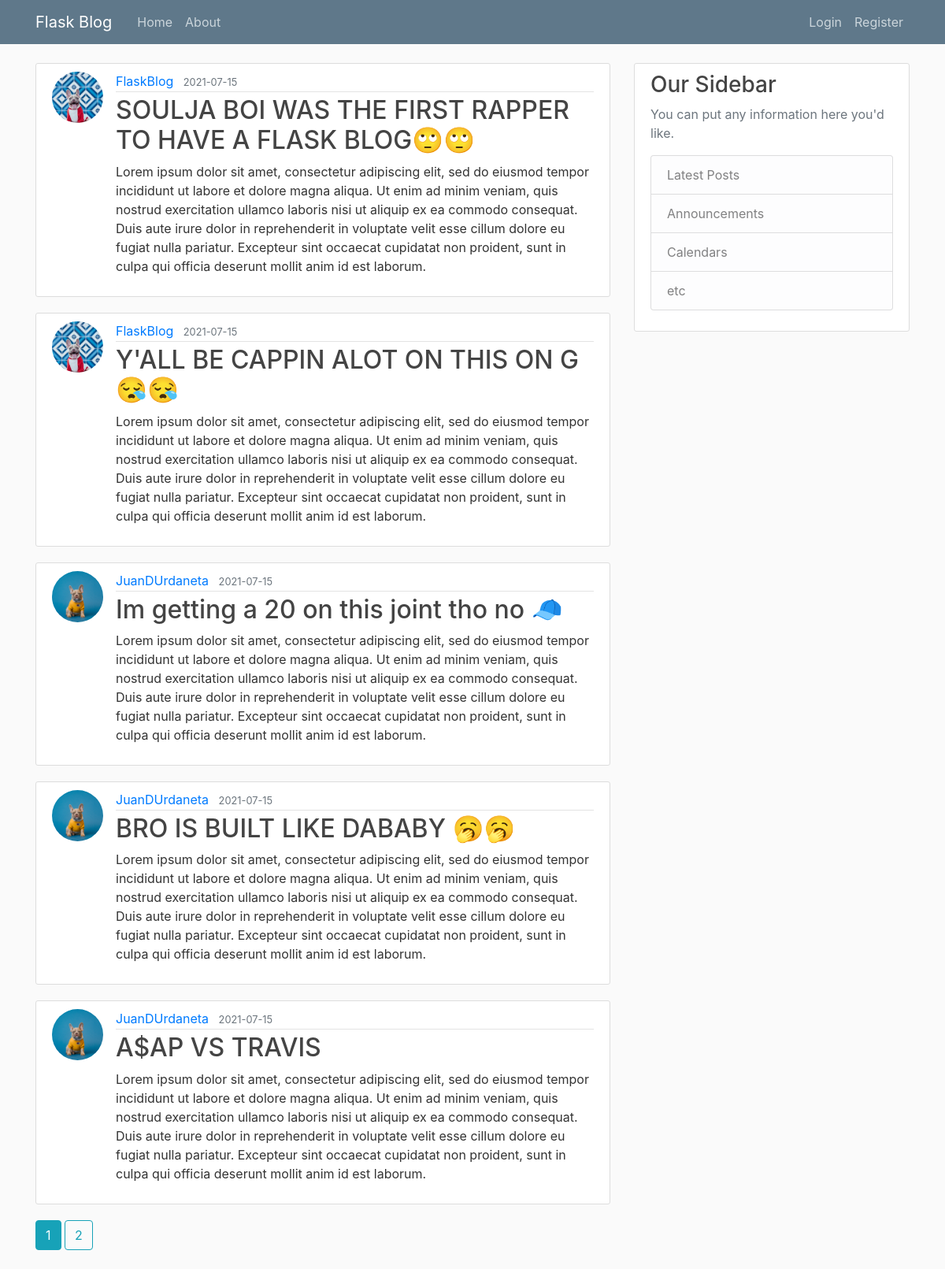
Page /home on the earlier database version.
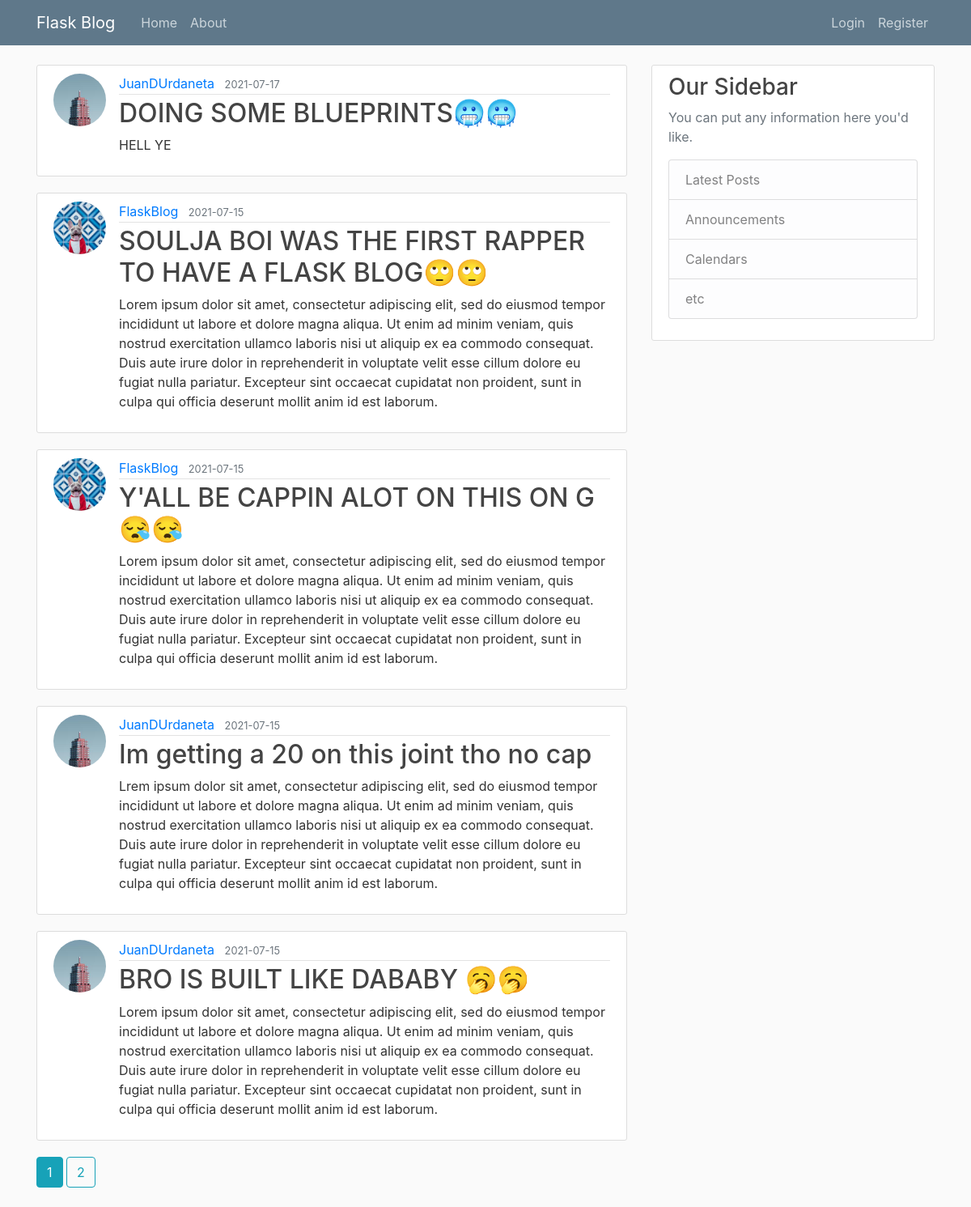
Same page on the later database version.
### flaskblog/models.py (models this page shows, shortened)
class Post(db.Model):
    id = db.Column(db.Integer, primary_key=True)
    title = db.Column(db.String(100), nullable=False)
    date_posted = db.Column(db.DateTime, nullable=False, default=datetime.utcnow)
    content = db.Column(db.Text, nullable=False)
    user_id = db.Column(db.Integer, db.ForeignKey('user.id'), nullable=False)

class User(db.Model, UserMixin):
    id = db.Column(db.Integer, primary_key=True)
    username = db.Column(db.String(20), unique=True, nullable=False)
    email = db.Column(db.String(120), unique=True, nullable=False)
    image_file = db.Column(db.String(20), nullable=False, default='default.jpg')
    password = db.Column(db.String(60), nullable=False)
    posts = db.relationship('Post', backref='author', lazy=True)

### flaskblog/main/routes.py (the view)
@main.route("/")
@main.route("/home")
def home():
    page = request.args.get('page', 1, type=int)
    posts = Post.query.order_by(Post.date_posted.desc()).paginate(page=page, per_page=5)
    return render_template('home.html', posts=posts)

### flaskblog/templates/home.html
{% extends "layout.html" %}
{% block content %}
    {% for post in posts.items %}
        <article class="media content-section">
          <img src="{{url_for('static', filename='profile_pics/'+ post.author.image_file )}}" class="rounded-circle article-img">
          <div class="media-body">
            <div class="article-metadata">
              <a class="mr-2" href="{{url_for('users.user_posts', username = post.author.username)}}">{{ post.author.username }}</a>
              <small class="text-muted">{{ post.date_posted.strftime('%Y-%m-%d') }}</small>
            </div>
            <h2><a class="article-title" href="{{url_for('posts.post', post_id=post.id)}}">{{ post.title }}</a></h2>
            <p class="article-content">{{ post.content }}</p>
          </div>
        </article>
    {% endfor %}
      {% for page_num in posts.iter_pages(left_edge=1, right_edge=1, left_current=1, right_current=2) %}
        {% if page_num %}
          {% if posts.page == page_num %}
          <a href="{{url_for('main.home', page=page_num)}}" class="btn btn-info mb-4">{{page_num}}</a>
          {% else %}
          <a href="{{url_for('main.home', page=page_num)}}" class="btn btn-outline-info mb-4">{{page_num}}</a>
          {% endif %}
        {% else %}
        ...
        {% endif %}
      {% endfor %}
{% endblock content %}

Differences in the rows shown:
no longer on this page (row unchanged): Post: image_file (placeholder picture), author.username "JuanDUrdaneta", date_posted "2021-07-15", title "A$AP VS TRAVIS", content "Lorem ipsum dolor sit amet, consectetur adipiscing elit, sed do eiusmod tempor incididunt ut labore et dolore magna aliqua. Ut enim ad minim veniam, quis nostrud exercitation ullamco laboris nisi ut aliquip ex ea commodo consequat. Duis aute irure dolor in reprehenderit in voluptate velit esse cillum dolore eu fugiat nulla pariatur. Excepteur sint occaecat cupidatat non proident, sunt in culpa qui officia deserunt mollit anim id est laborum."
added Post: image_file (picture), author.username "JuanDUrdaneta", date_posted "2021-07-17", title "DOING SOME BLUEPRINTS🥶🥶", content "HELL YE"
changed Post: image_file: picture added in place of a placeholder; title "Im getting a 20 on this joint tho no 🧢" → "Im getting a 20 on this joint tho no cap"; content "Lorem ipsum dolor sit amet,…" → "Lrem ipsum dolor sit amet,…"
changed through a linked row, Post "BRO IS BUILT LIKE DABABY 🥱🥱": image_file: picture added in place of a placeholder
